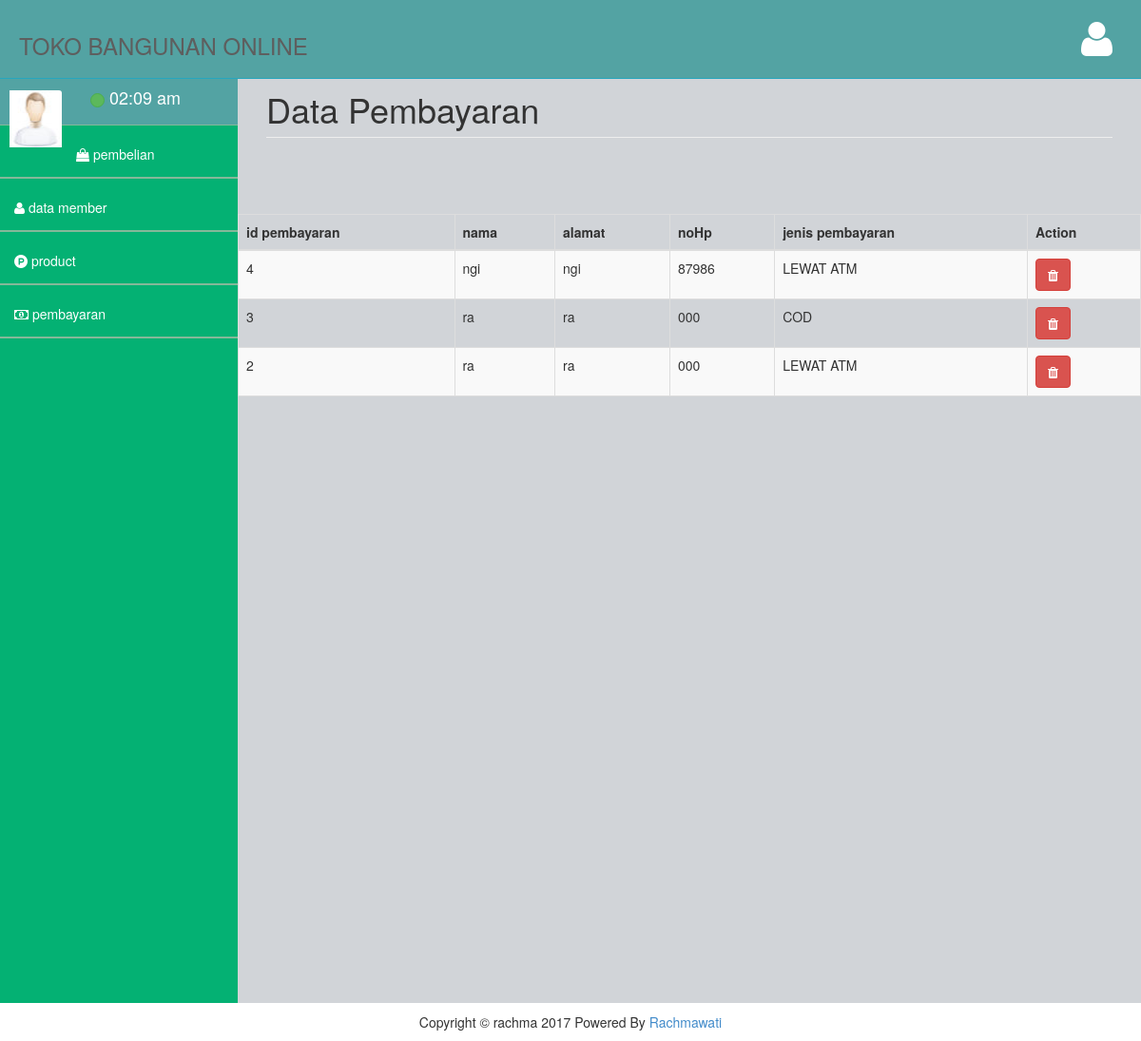
The app's page /index.php/bayaran with its own data.
### tables this page shows
CREATE TABLE IF NOT EXISTS `pembayaran` (
  `id_pembayaran` int(100) NOT NULL AUTO_INCREMENT,
  `id` int(100) NOT NULL,
  `nama` varchar(100) NOT NULL,
  `alamat` varchar(100) NOT NULL,
  `no_hp` varchar(100) NOT NULL,
  `jenis` varchar(100) NOT NULL,
  PRIMARY KEY (`id_pembayaran`)
);

### application/controllers/Bayaran.php (called while the page is built, shortened)
<?php
class Bayaran extends CI_Controller
{
	function __construct()
	{
		$this->load->model('Pembayaran_model');
	}
	function index(){
		$data['pembayaran']=$this->Pembayaran_model->ambil_data();
		$this->load->view('Admin/pembayaran/pembayaranlist_admin',$data);
	}
}
?>

### index.php (called while the page is built, shortened)
<?php
require_once BASEPATH.'core/CodeIgniter.php';

### application/models/Pembayaran_model.php (called while the page is built, shortened)
<?php
class Pembayaran_model extends CI_Model
{
	public $table_bayar='pembayaran';
	public $id_pembayaran = 'id_pembayaran';
	public $order = 'DESC';
	function ambil_data(){
		$this->db->order_by($this->id_pembayaran, $this->order);
		return $this->db->get($this->table_bayar)->result();
	}
}
 ?>

### application/views/Admin/pembayaran/pembayaranlist_admin.php (the view, shortened to what this page needs)
<!DOCTYPE html>
<html>
<head>
    <link href="<?php echo base_url('assets_pemilik/') ?>plugins/bootstrap/bootstrap.css" rel="stylesheet" />
    <link href="<?php echo base_url('assets_pemilik/') ?>font-awesome/css/font-awesome.min.css" rel="stylesheet" />
    <link rel="stylesheet" href="<?php echo base_url('assets/datatables/dataTables.bootstrap.css') ?>"/>
    <link href="<?php echo base_url('assets_pemilik/') ?>plugins/pace/pace-theme-big-counter.css" rel="stylesheet" />
    <link href="<?php echo base_url('assets_pemilik/') ?>css/style.css" rel="stylesheet" />
    <link href="<?php echo base_url('assets_pemilik/') ?>css/main-style.css" rel="stylesheet" />
    <link href="assets/plugins/morris/morris-0.4.3.min.css" rel="stylesheet" />
</head>
<body>
    <div id="wrapper">
        <nav class="navbar-default navbar-static-side" role="navigation">
            <div class="sidebar-collapse">
                <ul class="nav" id="side-menu">
                    <li>
                        <div class="user-section">
                            <div class="user-section-inner">
                              <img src="<?php echo base_url('assets_pemilik/') ?>img/user.jpg" alt="">
                            </div>
                            <div class="user-info">
                                <div class="user-text-online">
                                    <span class="user-circle-online btn btn-success btn-circle "></span>
                                       <?php
                                    $datestring = '%h:%i %a';
                                    $time  = time();
                                    echo mdate($datestring, $time);?>
                                </div>
                            </div>
                        </div>
                    </li>
                    <li>
                        <a href="<?php echo site_url('Belian');?>"><i class="fa fa-shopping-bag"></i> pembelian </a>
                    </li>
                    <li>
                        <a href="<?php echo site_url('Member');?>"><i class="fa fa-user"></i> data member</a>
                    </li>
                    <li>
                        <a href="<?php echo site_url('Product');?>"><i class="fa fa-product-hunt"></i> product </a>
                    </li>
                    <li>
                        <a href="<?php echo site_url('Bayaran');?>"><i class="fa fa-money"></i> pembayaran </a>
                    </li>
                </ul>
            </div>
        </nav>
        <div id="page-wrapper">
 <div class="row">
                <div class="col-lg-12">
                    <h1 class="page-header">Data Pembayaran</h1>
                </div>
            <div class="row">
                <div class="col-md-12 text-right">
                </div>
            </div>
<div class="row">
    <div class="col-md-12 text-right">
    </div>
</div>
<div class="row">
<table id="example" class="table table-striped table-bordered">
    <thead>
        <tr>
            <th>id pembayaran</th>
            <th>nama</th>
            <th>alamat</th>
            <th>noHp</th>
            <th>jenis pembayaran</th>
            <th>Action</th>
        </tr>
    </thead>
    <tbody>
        <?php foreach($pembayaran as $key => $row){?>
        <tr>
            <td><?php echo $row->id_pembayaran; ?></td>
            <td><?php echo $row->nama; ?></td>
            <td><?php echo $row->alamat; ?></td>
            <td><?php echo $row->no_hp; ?></td>
            <td><?php echo $row->jenis; ?></td>
            <td>
                <?php echo anchor(site_url('Bayaran/delete/'.$row->id_pembayaran),
                '<i class="fa fa-trash" aria-hidden="true">
            </i>','class="btn btn-danger"'
            ); ?>
            </td>
        </tr>
        <?php } ?>
    </tbody>
</table>
</div>
                </div>
            </div>
        </div>
        <footer style="width:100%; padding:10px; background:#FFFFFF; text-align:center;">
            Copyright &copy rachma <?php echo date("Y"); ?> Powered By <a target="_blank" href="http://www.socianovation.com">Rachmawati</a>
        </footer>
    </body>
    </html>

### assets_pemilik/css/style.css (style rules this page uses)
body { background-color: #f8f8f8; }
#wrapper { width: 100%; margin-top: 55px!important; background-color:#04B173; }
#page-wrapper { padding: 0 15px; min-height: 568px; background-color:rgb(209, 212, 216); }
.navbar-static-side ul li { border-bottom:1px solid #84B899 !important; }
@media (min-width:768px) { .navbar-static-side { z-index: 1; position: absolute; width: 250px; } }
.btn-circle { width: 30px; height: 30px; padding: 6px 0; border-radius: 15px; text-align: center; font-size: 12px; line-height: 1.428571429; }

### assets_pemilik/css/main-style.css (style rules this page uses)
.user-section-inner { height: 65px; width: 65px; -moz-border-radius: 3px; -webkit-border-radius: 3px; border-radius: 3px; overflow: hidden; display: inline-block; float: left; margin-right: 15px; margin-top: 20px; }
.user-section-inner img { margin-left:10px; width:55px; height:60px; }
.user-info { display: block; color:#000!important; display: inline-block; padding: 15px; margin-bottom: 0px }
.user-text-online { font-size:18px; color:#fff }
.user-circle-online { width: 15px!important; height: 15px!important; }
.nav > li > a { padding: 20px 15px; }
#side-menu { background-color:#04B173; }
#side-menu a { color:#fff; border-bottom: 1px solid #84B899 !important; height: 55px; }
.navbar-default { border-color: #27A6BE; }
@media (min-width:768px) { #page-wrapper { position: inherit; margin: 0 0 0 250px; padding: 0 30px; min-height: 1000px; } }

### records on screen
pembayaran: id_pembayaran "4", nama "ngi", alamat "ngi", no_hp "87986", jenis "LEWAT ATM"
pembayaran: id_pembayaran "3", nama "ra", alamat "ra", no_hp "000", jenis "COD"
pembayaran: id_pembayaran "2", nama "ra", alamat "ra", no_hp "000", jenis "LEWAT ATM"
